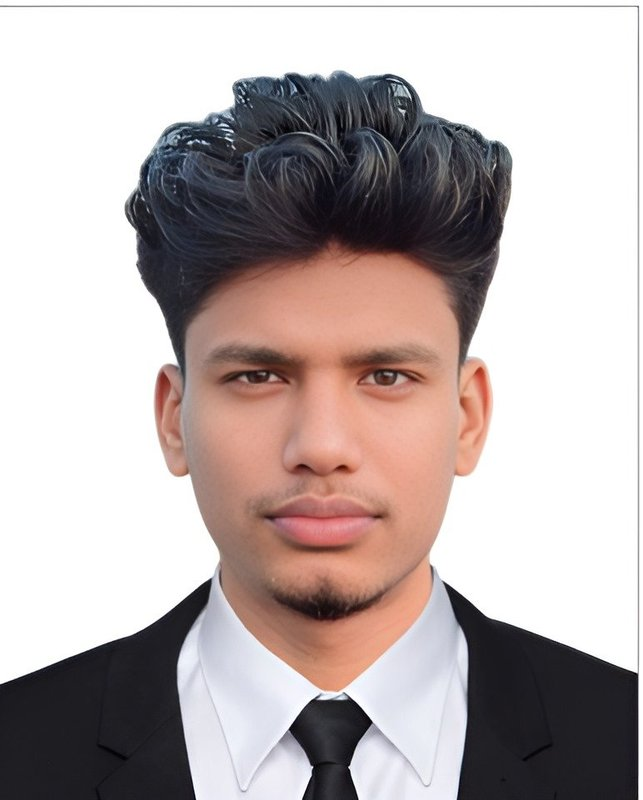
#> input picture photo.jpg, 643 x 800 px, found by its file name
$ python make_hype_v2.py
#> lines starting #> are read from the running program, lines starting #| are printed output that depends on the picture; after the words box and inside, x2 and y2 are one past the last pixel; in counts of white or black regions, pixels touching at a corner belong together
#!/usr/bin/env python3
"""Hype story v2: realistic dual-monitor desk setup. Left = website build, right = coding."""
from PIL import Image, ImageDraw, ImageFont
import os

W, H, FPS, DUR = 1080, 1920, 30, 15
N = FPS * DUR
OUT = "/tmp/hype2_frames"
os.makedirs(OUT, exist_ok=True)

FB = "/usr/share/fonts/truetype/dejavu/DejaVuSans-Bold.ttf"
FR = "/usr/share/fonts/truetype/dejavu/DejaVuSans.ttf"
FM = "/usr/share/fonts/truetype/dejavu/DejaVuSansMono.ttf"
FMB = "/usr/share/fonts/truetype/dejavu/DejaVuSansMono-Bold.ttf"

BG = (10, 13, 12); PANEL = (21, 28, 26); GREEN = (122, 193, 67)
TEXT = (238, 243, 238); MUTED = (154, 165, 160); LINE = (34, 43, 41)
YEL = (230, 197, 71); DESK = (32, 26, 22); DESK2 = (22, 18, 15)

f_name = ImageFont.truetype(FB, 52)
f_sub = ImageFont.truetype(FR, 28)
f_code = ImageFont.truetype(FM, 26)
f_code_b = ImageFont.truetype(FMB, 27)
f_big = ImageFont.truetype(FB, 92)
f_title = ImageFont.truetype(FB, 60)
f_mid = ImageFont.truetype(FB, 42)
f_small = ImageFont.truetype(FR, 24)

def clamp(x, a=0.0, b=1.0): return max(a, min(b, x))
def fade(t, t0, d=0.6): return clamp((t - t0) / d)
def pop(t, t0, d=0.35):
    x = clamp((t - t0) / d); return 1.18 - 0.18 * (1 - (1 - x) ** 3) if x < 1 else 1.0

def rr(d, xy, r, fill=None, outline=None, w=1):
    d.rounded_rectangle(xy, radius=r, fill=fill, outline=outline, width=w)

def txt_center(d, y, s, font, fill):
    bb = d.textbbox((0, 0), s, font=font)
    d.text(((W - (bb[2] - bb[0])) / 2 - bb[0], y), s, font=font, fill=fill)

# --- circular photo ---
ph = Image.open("/home/hatch/workspace/atikur-site/photo.jpg").convert("RGB")
#> ph is the input picture: PIL image 643x800 RGB; mean R, G, B 186.1, 174.9, 173.9
S = 300
side = min(ph.size)
#> side = 643
ph = ph.crop(((ph.width - side)//2, (ph.height - side)//2, (ph.width + side)//2, (ph.height + side)//2)).resize((S, S), Image.LANCZOS)
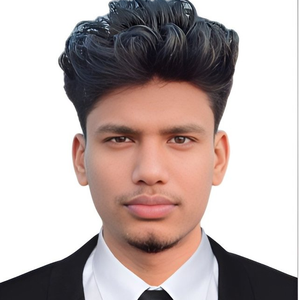
#> ph: PIL image 300x300 RGB; mean R, G, B 188.7, 174.9, 172.8
mask = Image.new("L", (S, S), 0)
#> mask: PIL image 300x300 L; every value is 0
ImageDraw.Draw(mask).ellipse((0, 0, S, S), fill=255)
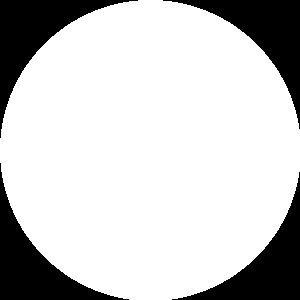
#> mask: PIL image 300x300 L; 79% white; 4 black regions, box (x1, y1, x2, y2) and area: (0, 0, 138, 138) 4868, (163, 0, 300, 129) 4730, (0, 163, 129, 300) 4730, (172, 172, 300, 300) 4593
ring = Image.new("RGBA", (S + 14, S + 14), (0, 0, 0, 0))
#> ring: PIL image 314x314 RGBA; every value is 0
ImageDraw.Draw(ring).ellipse((0, 0, S + 14, S + 14), outline=GREEN + (255,), width=7)
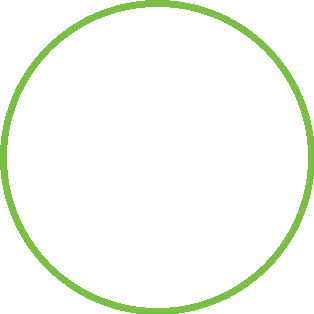
#> ring: PIL image 314x314 RGBA; mean R, G, B, A 8.2, 13, 4.5, 17.1; transparent parts drawn white
photo_img = Image.new("RGBA", (S + 14, S + 14), (0, 0, 0, 0))
photo_img.paste(ph, (7, 7), mask)
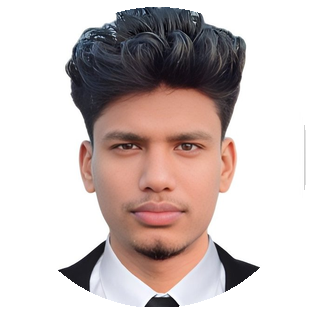
#> photo_img: PIL image 314x314 RGBA; mean R, G, B, A 134.2, 121.6, 119.3, 183.8; transparent parts drawn white
photo_img.alpha_composite(ring)
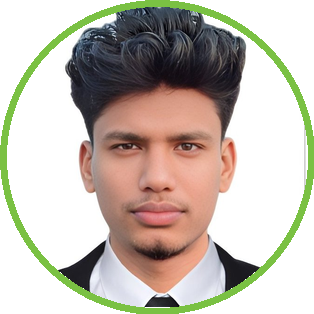
#> photo_img: PIL image 314x314 RGBA; mean R, G, B, A 142.4, 134.5, 123.8, 201; transparent parts drawn white

# monitor geometry
MON = [
    {"x0": 40, "x1": 510, "title": "atikur.cyou — live preview"},
    {"x0": 570, "x1": 1040, "title": "code — portfolio"},
]
CY0, CH = 700, 470          # screen content top / height
BEZ, CHIN = 14, 42

CODE_LINES = [
    (2.0, "$ whoami", GREEN, f_code_b),
    (2.8, "> atikur_rahman", TEXT, f_code),
    (3.6, "$ npx create-site atikur", GREEN, f_code_b),
    (4.4, "> scaffolding ...", MUTED, f_code),
    (5.2, '<section class="hero">', TEXT, f_code),
    (6.0, "  <h1>Atikur Rahman</h1>", YEL, f_code),
    (6.8, "</section>", TEXT, f_code),
    (7.6, "$ npm run deploy", GREEN, f_code_b),
    (8.6, ">> LIVE: atikur.cyou", YEL, f_code_b),
]

def draw_monitor(d, mx0, mx1, t, pa, build_fn):
    # bezel
    ox0, ox1 = mx0 - BEZ, mx1 + BEZ
    oy0, oy1 = CY0 - BEZ, CY0 + CH + CHIN
    rr(d, (ox0, oy0, ox1, oy1), 22, fill=(8, 10, 9, int(255 * pa)), outline=(50, 58, 54, int(255 * pa)), w=2)
    # screen
    rr(d, (mx0, CY0, mx1, CY0 + CH), 8, fill=(13, 17, 16, int(255 * pa)))
    # screen-on flicker glow
    fl = fade(t, 1.5, 0.25)
    if fl > 0:
        d.rounded_rectangle((mx0, CY0, mx1, CY0 + CH), radius=8, outline=GREEN + (int(90 * fl * pa),), width=3)
    # power LED
    cx = (ox0 + ox1) // 2
    d.ellipse((cx - 5, oy1 - 26, cx + 5, oy1 - 16), fill=GREEN + (int(255 * pa),))
    # stand neck + base
    d.rectangle((cx - 28, oy1, cx + 28, 1360), fill=(16, 19, 18, int(255 * pa)))
    rr(d, (cx - 120, 1340, cx + 120, 1372), 14, fill=(16, 19, 18, int(255 * pa)), outline=(50, 58, 54, int(255 * pa)), w=2)
    # content (clipped look via inner draws)
    build_fn(d, mx0, mx1, t, pa)

def left_screen(d, x0, x1, t, pa):
    w = x1 - x0
    # browser chrome
    rr(d, (x0 + 10, CY0 + 12, x1 - 10, CY0 + 52), 10, fill=(30, 38, 36, int(255 * pa)))
    for cx, cc in zip((x0 + 34, x0 + 56, x0 + 78), ((255, 95, 86), (255, 189, 46), (39, 201, 63))):
        d.ellipse((cx - 7, CY0 + 26, cx + 7, CY0 + 40), fill=cc + (int(255 * pa),))
    bb = d.textbbox((0, 0), "atikur.cyou", font=f_small)
    d.text((x0 + 100, CY0 + 26), "atikur.cyou", font=f_small, fill=MUTED + (int(255 * pa),))
    # nav
    s = pop(t, 3.4)
    if t >= 3.4:
        nw = int((w - 40) * s); nx = x0 + 20 + (w - 40 - nw) // 2
        rr(d, (nx, CY0 + 66, nx + nw, CY0 + 100), 10, fill=(26, 34, 31, int(255 * pa)))
        d.ellipse((nx + 12, CY0 + 74, nx + 32, CY0 + 94), fill=GREEN + (int(255 * pa),))
        for k in range(3):
            d.rounded_rectangle((nx + 150 + k * 62, CY0 + 78, nx + 192 + k * 62, CY0 + 90), radius=6, fill=(60, 70, 66, int(255 * pa)))
    # hero
    s = pop(t, 4.6)
    if t >= 4.6:
        hw = int((w - 40) * s); hx = x0 + 20 + (w - 40 - hw) // 2
        rr(d, (hx, CY0 + 114, hx + hw, CY0 + 280), 14, fill=(18, 24, 22, int(255 * pa)), outline=LINE + (int(255 * pa),), w=2)
        d.rounded_rectangle((hx + 20, CY0 + 140, hx + 20 + int(190 * s), CY0 + 160), radius=8, fill=GREEN + (int(255 * pa),))
        d.rounded_rectangle((hx + 20, CY0 + 170, hx + 20 + int(130 * s), CY0 + 186), radius=8, fill=(70, 80, 76, int(255 * pa)))
        d.rounded_rectangle((hx + hw - 130, CY0 + 140, hx + hw - 20, CY0 + 260), radius=12, fill=(35, 46, 42, int(255 * pa)), outline=GREEN + (int(255 * pa),), width=2)
    # cards
    for k, ct in enumerate((5.8, 6.6, 7.4)):
        s = pop(t, ct)
        if t >= ct:
            cw = int(128 * s); cx = x0 + 20 + k * 142 + (128 - cw) // 2
            rr(d, (cx, CY0 + 296, cx + cw, CY0 + 430), 12, fill=(26, 34, 31, int(255 * pa)), outline=GREEN + (int(200 * pa),), w=2)
            d.rounded_rectangle((cx + 12, CY0 + 310, cx + cw - 12, CY0 + 324), radius=6, fill=GREEN + (int(255 * pa),))
    # deployed badge
    a = fade(t, 8.8)
    if a > 0:
        rr(d, (x0 + 120, CY0 + CH - 62, x1 - 120, CY0 + CH - 14), 24, fill=GREEN + (int(255 * a),))
        bb = d.textbbox((0, 0), "DEPLOYED", font=f_small)
        d.text(((x0 + x1 - (bb[2] - bb[0])) / 2 - bb[0], CY0 + CH - 52), "DEPLOYED", font=f_small, fill=(12, 17, 16, int(255 * a)))

def right_screen(d, x0, x1, t, pa):
    d.text((x0 + 18, CY0 + 18), "~/portfolio", font=f_small, fill=MUTED + (int(255 * pa),))
    ly = CY0 + 56
    for (st, txt, col, fn) in CODE_LINES:
        if t < st: break
        nch = int(clamp((t - st) / 0.7) * len(txt))
        if nch > 0:
            d.text((x0 + 18, ly), txt[:nch], font=fn, fill=col + (int(255 * pa),))
        if t < st + 0.7 and int(t * 3) % 2 == 0:
            bb = d.textbbox((0, 0), txt[:nch], font=fn)
            d.rectangle((x0 + 18 + bb[2] + 4, ly + 3, x0 + 18 + bb[2] + 16, ly + 30), fill=GREEN + (int(255 * pa),))
        ly += 44
        if ly > CY0 + CH - 30: break

def draw_frame(i):
    t = i / FPS
    im = Image.new("RGB", (W, H), BG)
    # wall glow behind monitors
    glow = Image.new("RGB", (W, H), BG)
    gd = ImageDraw.Draw(glow)
    ga = fade(t, 1.5, 1.0)
    gd.ellipse((140, 480, 940, 1420), fill=(20, 38, 24))
    im = Image.blend(im, glow, 0.5 * ga + 0.15).convert("RGBA")
    d = ImageDraw.Draw(im, "RGBA")

    # top: photo + name
    a = fade(t, 0.1)
    if a > 0:
        tmp = photo_img.copy()
        tmp.putalpha(tmp.split()[3].point(lambda v: int(v * a)))
        im.paste(tmp, ((W - S - 14) // 2, 84), tmp)
        d = ImageDraw.Draw(im, "RGBA")
    a = fade(t, 0.6)
    if a > 0:
        bb = d.textbbox((0, 0), "ATIKUR RAHMAN", font=f_name)
        d.text(((W - (bb[2]-bb[0]))/2 - bb[0], 412), "ATIKUR RAHMAN", font=f_name, fill=TEXT + (int(255*a),))
    a = fade(t, 1.1)
    if a > 0:
        bb = d.textbbox((0, 0), "coding live — dual setup", font=f_sub)
        d.text(((W - (bb[2]-bb[0]))/2 - bb[0], 478), "coding live — dual setup", font=f_sub, fill=GREEN + (int(255*a),))

    # desk surface
    pa = fade(t, 1.2)
    if pa > 0:
        d.rectangle((0, 1330, W, 1560), fill=DESK + (int(255*pa),))
        d.rectangle((0, 1330, W, 1352), fill=DESK2 + (int(255*pa),))
        # keyboard
        rr(d, (300, 1400, 780, 1500), 16, fill=(14, 17, 16, int(255*pa)), outline=(50,58,54,int(255*pa)), w=2)
        for r in range(3):
            for c in range(12):
                kx, ky = 322 + c*38, 1416 + r*26
                d.rounded_rectangle((kx, ky, kx+28, ky+18), radius=4, fill=(30,36,34,int(255*pa)))
        # mug
        d.rounded_rectangle((880, 1230, 950, 1330), radius=10, fill=(40, 48, 44, int(255*pa)))
        d.arc((950, 1252, 986, 1300), 270, 90, fill=(40,48,44,int(255*pa)), width=8)

    # monitors
    if pa > 0:
        draw_monitor(d, MON[0]["x0"], MON[0]["x1"], t, pa, left_screen)
        draw_monitor(d, MON[1]["x0"], MON[1]["x1"], t, pa, right_screen)
        # labels under monitors
        a2 = fade(t, 3.0)
        if a2 > 0:
            for m, lab in ((MON[0], "WEBSITE"), (MON[1], "CODE")):
                bb = d.textbbox((0, 0), lab, font=f_small)
                cx = (m["x0"] + m["x1"]) // 2
                d.text((cx - (bb[2]-bb[0])/2 - bb[0], 1380), lab, font=f_small, fill=MUTED + (int(255*a2),))

    # status
    if t < 12:
        st = "BUILDING" if t < 7.6 else "DEPLOYING"
        col = GREEN if t < 7.6 else YEL
        a = fade(t, 2.0)
        if a > 0:
            blink = "" if int(t*2) % 2 == 0 else " "
            bb = d.textbbox((0, 0), "> " + st + " ..." + blink, font=f_mid)
            d.text(((W-(bb[2]-bb[0]))/2 - bb[0], 1600), "> " + st + " ..." + blink, font=f_mid, fill=col + (int(255*a),))
    pw = int(W * clamp(t / 12))
    d.rectangle((0, H - 26, pw, H - 14), fill=GREEN)

    # finale
    fa = fade(t, 12.0, 0.8)
    if fa > 0:
        im.alpha_composite(Image.new("RGBA", (W, H), (6, 9, 8, int(205 * fa))))
        d = ImageDraw.Draw(im, "RGBA")
        bb = d.textbbox((0, 0), "atikur.cyou", font=f_big)
        d.text(((W-(bb[2]-bb[0]))/2 - bb[0], 700), "atikur.cyou", font=f_big, fill=GREEN + (int(255*fa),))
        bb = d.textbbox((0, 0), "LIVE NOW", font=f_title)
        d.text(((W-(bb[2]-bb[0]))/2 - bb[0], 830), "LIVE NOW", font=f_title, fill=TEXT + (int(255*fa),))
        bb = d.textbbox((0, 0), "Built by Atikur Rahman", font=f_sub)
        d.text(((W-(bb[2]-bb[0]))/2 - bb[0], 950), "Built by Atikur Rahman", font=f_sub, fill=MUTED + (int(255*fa),))
        bw, bh = 560, 110
        rr(d, ((W-bw)//2, 1080, (W+bw)//2, 1080+bh), 55, fill=GREEN + (int(255*fa),))
        bb = d.textbbox((0, 0), "Visit the site", font=f_mid)
        d.text(((W-(bb[2]-bb[0]))/2 - bb[0], 1080 + (bh-(bb[3]-bb[1]))/2 - bb[1]), "Visit the site", font=f_mid, fill=(12,17,16,int(255*fa)))

#> (the run stopped early here; a loop or call above may not have finished)
